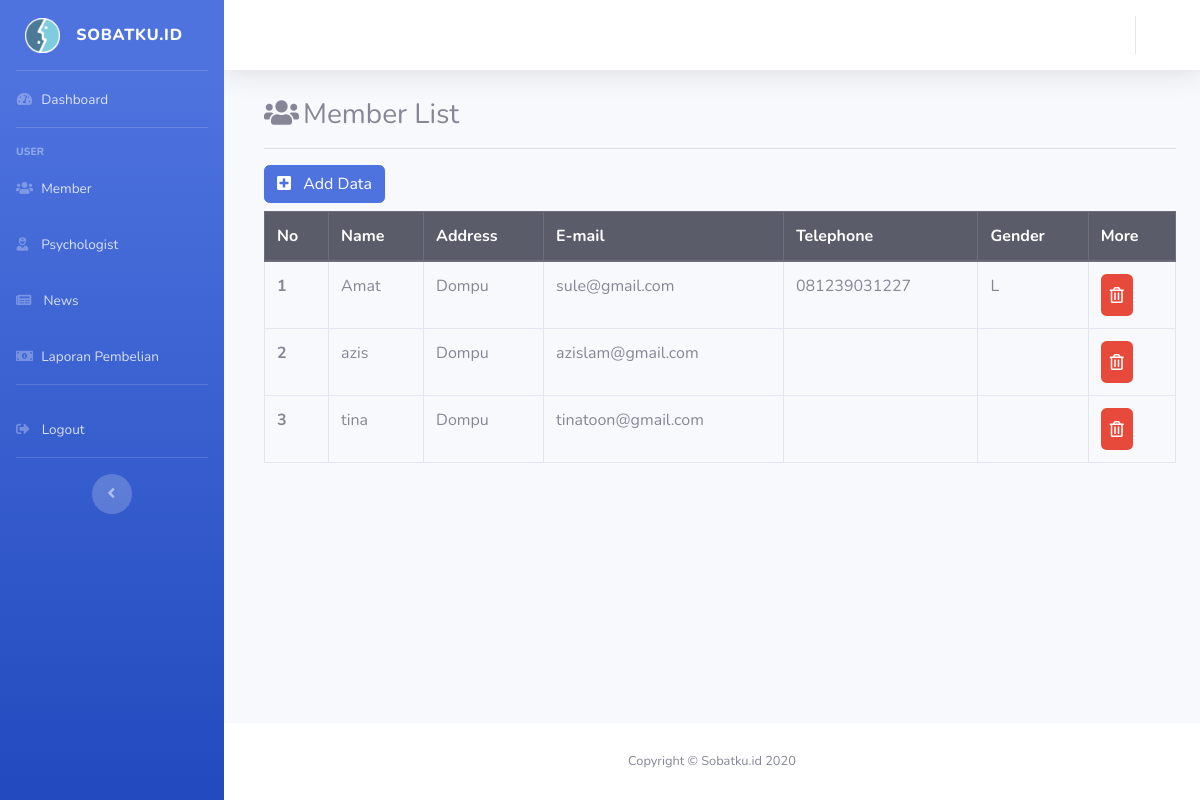
The app's page /Konsultasi/index.php/member with its own data.
### tables this page shows
CREATE TABLE `user` (
  `id` int(11) NOT NULL,
  `nama` varchar(255) NOT NULL,
  `email` varchar(255) NOT NULL,
  `password` varchar(255) NOT NULL,
  `provinsi` varchar(255) NOT NULL,
  `kota` varchar(255) NOT NULL,
  `telepon` varchar(255) NOT NULL,
  `jk` varchar(255) NOT NULL,
  `foto` varchar(255) NOT NULL,
  `role` enum('member','admin','dokter') NOT NULL,
  `created_at` timestamp NOT NULL DEFAULT current_timestamp() ON UPDATE current_timestamp(),
  `is_active` varchar(25) NOT NULL
);

### Konsultasi/application/controllers/Member.php (called while the page is built, shortened)
<?php
class Member extends CI_Controller
{
    public function __construct()
    {
        $this->load->model('Member_model');
    }
    public function index()
    {
        $data1['data_mbr'] = $this->db->get_where('user', ['role' => 'member']) -> result();
        $data['user'] = $this->db->get_where('user', ['email' => $this->session->userdata('email')]) -> row_array();
        $this->load->view('templates/header',$data);
        $this->load->view('templates/sidebar',$data);
        $this->load->view('templates/topbar',$data);
        $this->load->view('admin/member/member',$data1);
        $this->load->view('templates/footer');
    }
}?>

### Konsultasi/index.php (called while the page is built, shortened)
<?php
require_once BASEPATH.'core/CodeIgniter.php';

### Konsultasi/application/views/admin/member/member.php (the view, shortened to what this page needs)
<div class="container-fluid">
<div class="col-md-14 pl-3 pt-1 ">
<h3><i class="fas fa-users pr-1"></i>Member List</h3><hr>
<button type="button" class="btn btn-primary mb-2 addbutton" data-toggle="modal" data-target="#exampleModal"><i class="fas fa-plus-square mr-2"></i>
  Add Data
</button>
<table class="table  table-bordered table-hover">
<thead class="thead-dark thead-center">
  <tr>
    <th scope="col">No</th>
    <th scope="col">Name</th>
    <th scope="col">Address</th>
    <th scope="col">E-mail</th>
    <th scope="col">Telephone</th>
    <th scope="col">Gender</th>
    <th colspan="3" scope="col">More</th>
  </tr>
</thead>
<tbody>
  <?php
      $count = 0;
      foreach($data_mbr as $row) {
        $count = $count + 1;
  ?>
  <tr>
    <th scope="row"><?php echo $count ?></th>
    <td><?php echo $row->nama ?></td>
    <td><?php echo $row->kota ?></td>
    <td><?php echo $row->email ?></td>
    <td><?php echo $row->telepon ?></td>
    <td><?php echo $row->jk ?></td>
    <td><a href="<?php echo base_url('member/DeleteData/') . $row->id ?>" class="btn far fa-trash-alt bg-danger p-2 text-white rounded" data-toggle="tooltip" title="Delete" onclick="return confirm('Delete?');"></a></td>
      <?php } ?>
  </tr>
</tbody>
</table>
</div>
</div>
</div>

### records on screen
user: nama "Amat", kota "Dompu", email "sule@gmail.com", telepon "081239031227", jk "L"
user: nama "azis", kota "Dompu", email "azislam@gmail.com"
user: nama "tina", kota "Dompu", email "tinatoon@gmail.com"
